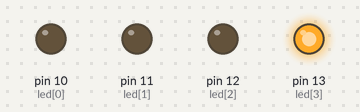
A sketch run on a simulated Arduino Uno, built with avr-gcc and run on an emulated ATmega328P. On the bench: output pins drawn as LEDs (lit = HIGH).

Above: at 0.2 s.
At 1.7 s:
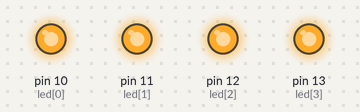
At 2.2 s:
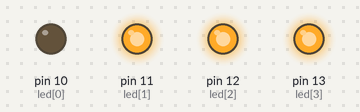
At 3.7 s:
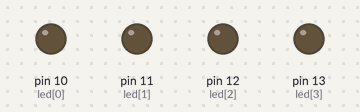
At 4.7 s:
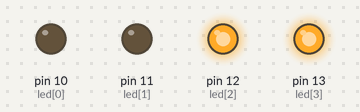
Timing chart, 0 to 5.2 s (numbered marks = the images above):
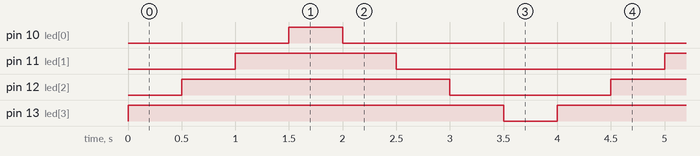

Measured:
- by itself, pin 10 (led[0]): alternates HIGH for 0.50 s and LOW for 3.5 s
- by itself, pin 11 (led[1]): alternates HIGH for 1.5 s and LOW for 2.5 s
- by itself, pin 12 (led[2]): alternates HIGH for 2.5 s and LOW for 1.5 s
- by itself, pin 13 (led[3]): alternates HIGH for 3.5 s and LOW for 0.50 s

The sketch:

ex05.ino
```cpp
// C++ code
int led[4] = {10,11,12,13};
void setup() {


    for (int i = 0; i < 4; i++){
  	pinMode(led[i],OUTPUT);
    digitalWrite(led[i],LOW);
  }

  }


void loop() {

  for (int j = 3; j >= 0; j--){
  	digitalWrite(led[j],HIGH);
    delay(500);
  }
  for (int k = 0; k <4; k++){
  	digitalWrite(led[k],LOW);
    delay(500);
  }

}
```
